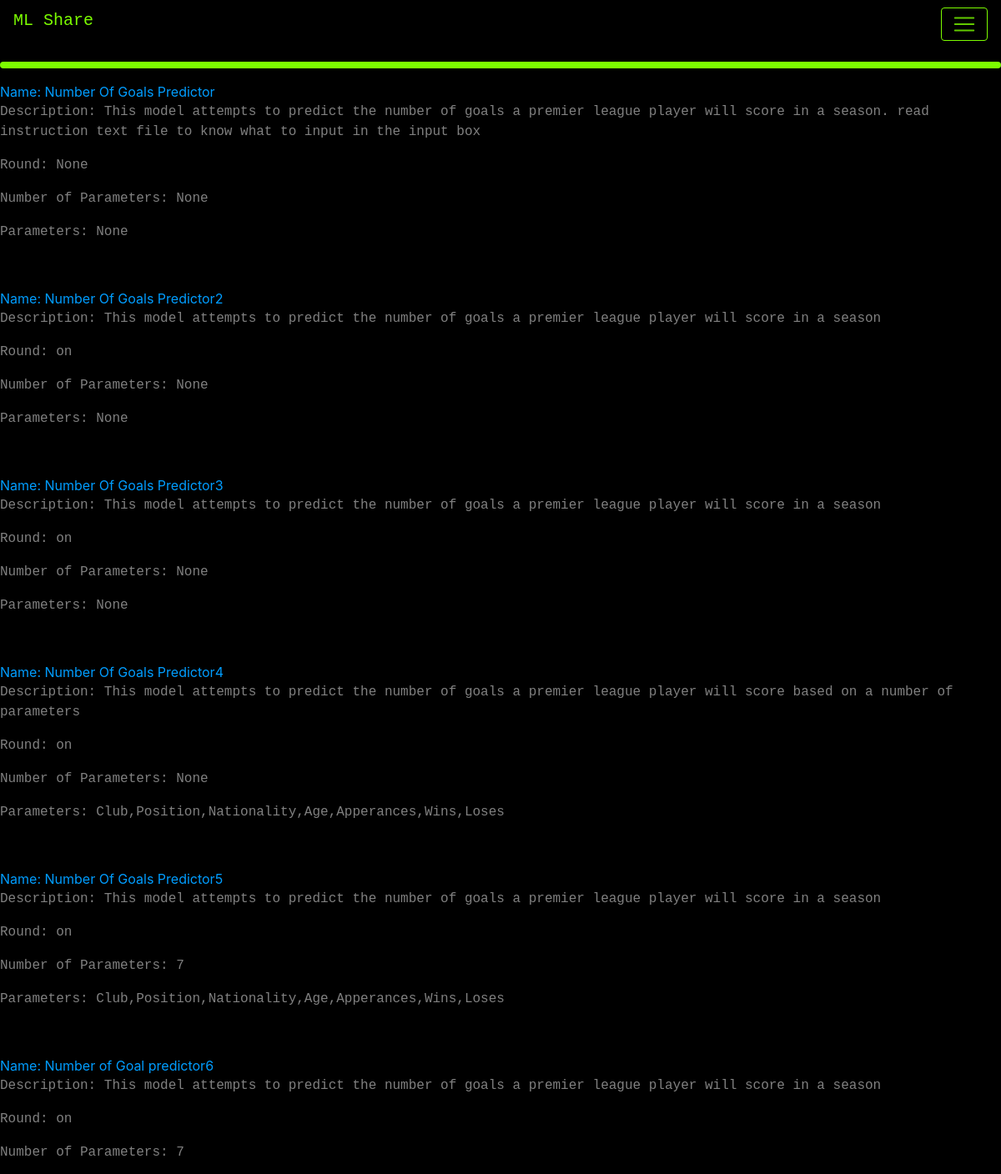
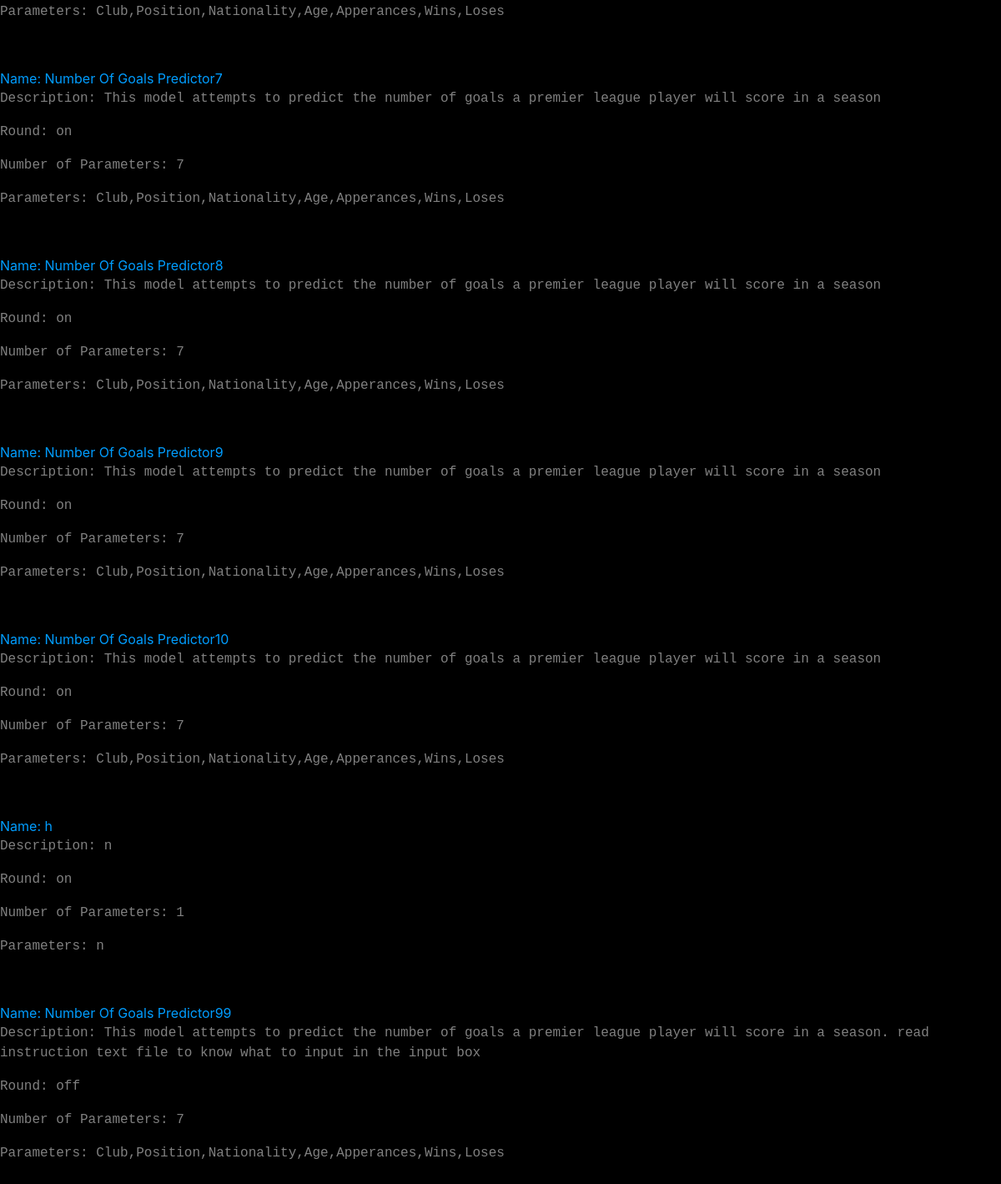
Before: /view with the older database file (2 pictures, top to bottom).
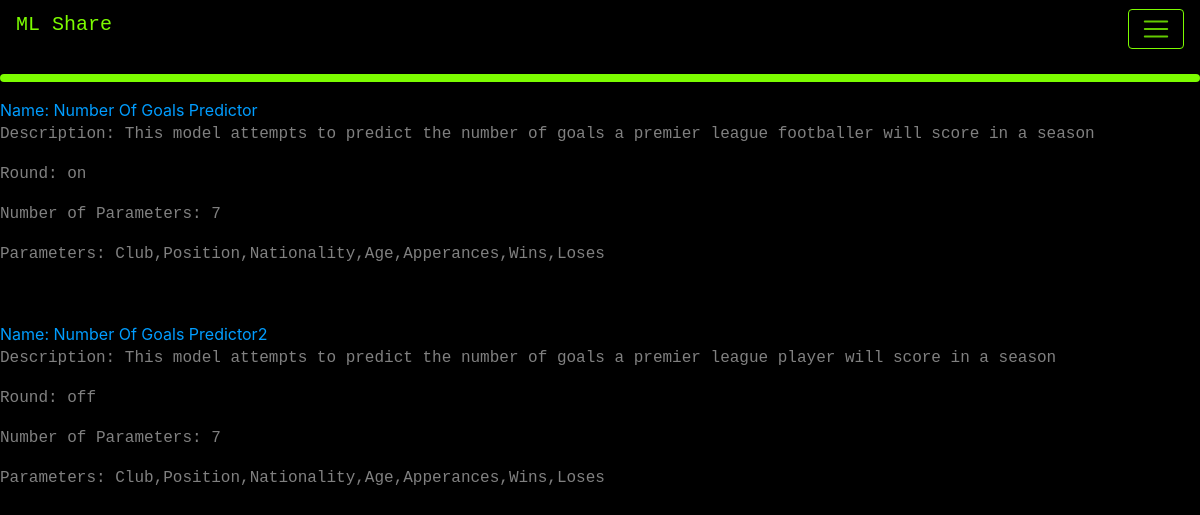
After: the same page with the newer database file.
### app.py (models this page shows, shortened)
class models(db.Model):
    _id = db.Column("id", db.Integer, primary_key=True)
    filename = db.Column(db.String(50))
    filedescription = db.Column(db.String(200))
    data = db.Column(db.LargeBinary)
    instructions = db.Column(db.LargeBinary)
    isround = db.Column(db.String(50))
    dictionary = db.Column(db.LargeBinary)
    parameterorder = db.Column(db.String(50))
    numberofparameters = db.Column(db.Integer())

### app.py (the view)
@app.route("/view")
def view():
    return render_template("view.html", values=models.query.all())

### templates/view.html (shortened to what this page needs)
{% extends "base.html" %}
{% block content %}
    {% for item in values %}
        <a href={{ url_for('view_model', name=item.filename) }}>Name: {{item.filename}}</a>
        <p>Description: {{item.filedescription}}</p>
        <p>Round: {{item.isround}}</p>
        <p>Number of Parameters: {{item.numberofparameters}}</p>
        <p>Parameters: {{item.parameterorder}}</p>
        <p>&ensp;</p>
    {% endfor %}
{% endblock %}

### templates/base.html (shortened to what this page needs)
<html>
<head>
    <link rel="stylesheet" href="https://cdn.jsdelivr.net/npm/bootstrap@4.3.1/dist/css/bootstrap.min.css">
</head>
<link rel="stylesheet" href="/static/styles/style.css"/>
    <body style="background-color:black;">
      <nav class="navbar navbar-dark ", style="background-color: black">
        <a class="navbar-brand" href="/"><h5>ML Share</h5></a>
        <button class="navbar-toggler ml-auto custom-toggler" type="button" data-toggle="collapse" data-target="#navbarNav" aria-controls="navbarNav" aria-expanded="false" aria-label="Toggle navigation">
          <span class="navbar-toggler-icon"></span>
        </button>
      </nav>
      <hr class="rounded">
        {% block content %}
        {% endblock %}
    </body>
</html>

### static/styles/style.css (style rules this page uses)
.custom-toggler.navbar-toggler { border-color: lawngreen; }
p { color: grey; font-family: "Lucida Console", "Courier New", "monospace"; }
h5 { color: lawngreen; font-family: "Lucida Console", "Courier New", "monospace"; }
a { color: rgb(0, 157, 255); }
hr.rounded { border-top: 8px solid lawngreen; width: 100%; }

Changed rows visible on the page:
removed models: filename "Number Of Goals Predictor3", filedescription "This model attempts to predict the number of goals a premier league player will score in a season", isround "on", numberofparameters "None", parameterorder "None"
removed models: filename "Number Of Goals Predictor4", filedescription "This model attempts to predict the number of goals a premier league player will score based on a number of parameters", isround "on", numberofparameters "None", parameterorder "Club,Position,Nationality,Age,Apperances,Wins,Loses"
removed models: filename "Number Of Goals Predictor5", filedescription "This model attempts to predict the number of goals a premier league player will score in a season", isround "on", numberofparameters "7", parameterorder "Club,Position,Nationality,Age,Apperances,Wins,Loses"
removed models: filename "Number of Goal predictor6", filedescription "This model attempts to predict the number of goals a premier league player will score in a season", isround "on", numberofparameters "7", parameterorder "Club,Position,Nationality,Age,Apperances,Wins,Loses"
removed models: filename "Number Of Goals Predictor7", filedescription "This model attempts to predict the number of goals a premier league player will score in a season", isround "on", numberofparameters "7", parameterorder "Club,Position,Nationality,Age,Apperances,Wins,Loses"
removed models: filename "Number Of Goals Predictor8", filedescription "This model attempts to predict the number of goals a premier league player will score in a season", isround "on", numberofparameters "7", parameterorder "Club,Position,Nationality,Age,Apperances,Wins,Loses"
removed models: filename "Number Of Goals Predictor9", filedescription "This model attempts to predict the number of goals a premier league player will score in a season", isround "on", numberofparameters "7", parameterorder "Club,Position,Nationality,Age,Apperances,Wins,Loses"
removed models: filename "Number Of Goals Predictor10", filedescription "This model attempts to predict the number of goals a premier league player will score in a season", isround "on", numberofparameters "7", parameterorder "Club,Position,Nationality,Age,Apperances,Wins,Loses"
removed models: filename "h", filedescription "n", isround "on", numberofparameters "1", parameterorder "n"
removed models: filename "Number Of Goals Predictor99", filedescription "This model attempts to predict the number of goals a premier league player will score in a season. read instruction text file to know what to input in the input box", isround "off", numberofparameters "7", parameterorder "Club,Position,Nationality,Age,Apperances,Wins,Loses"
changed models "Number Of Goals Predictor": filedescription "…goals a premier league player will score in a season. read instruction text file to know what to input in the input box" → "This model attempts to predict the number of goals a premier league footballer will score in a season"; isround "None" → "on"; numberofparameters "None" → "7"; parameterorder "None" → "Club,Position,Nationality,Age,Apperances,Wins,Loses"
changed models "Number Of Goals Predictor2": isround "on" → "off"; numberofparameters "None" → "7"; parameterorder "None" → "Club,Position,Nationality,Age,Apperances,Wins,Loses"
